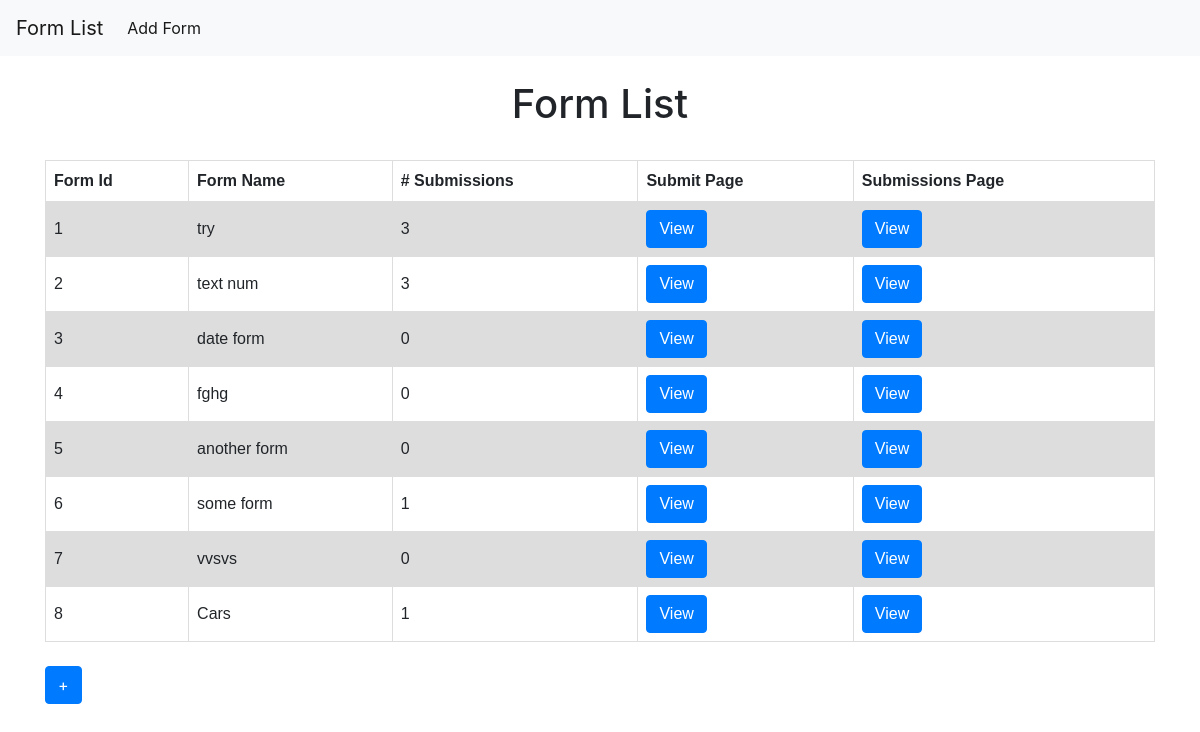
/form_builder/, run on an earlier commit of the app's database.
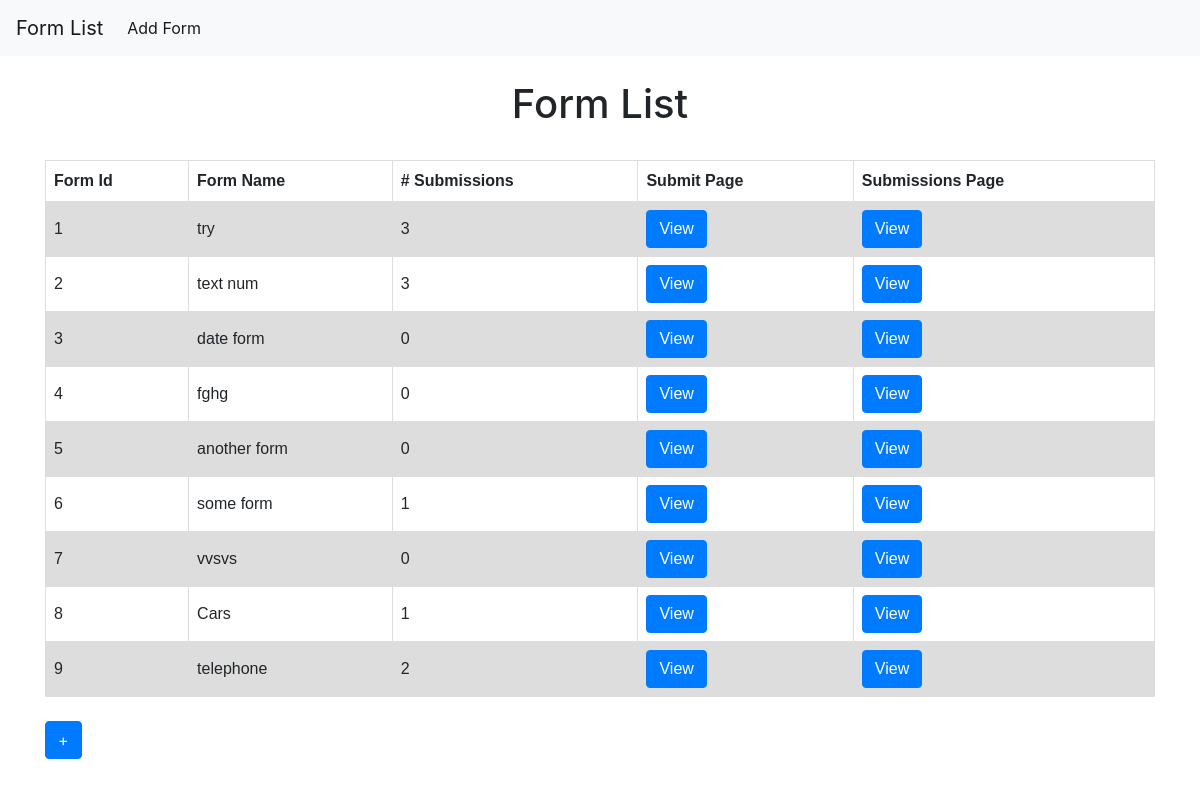
And on a later commit of the database.
### form_creator/models.py (models this page shows, shortened)
class UserForm(models.Model):
	name = models.CharField(max_length=50)
	submissions_counter = models.PositiveSmallIntegerField(default=0)

### form_creator/views.py (the view)
# urls.py: path('', views.FormListView.as_view(), name='form_list'),
class FormListView(ListView):
	context_object_name = 'form_list'
	queryset = UserForm.objects.all()
	template_name = 'form_list.html'

### form_creator/templates/form_list.html (shortened to what this page needs)
{% extends 'base.html' %}
{% block content %}
	<br>
	<h1 align="center">Form List</h1>
	<br>
	<table>
			{% if form_list %}
				<tr>
					<th>Form Id</th>
					<th>Form Name</th>
					<th># Submissions</th>
					<th>Submit Page</th>
					<th>Submissions Page</th>
				</tr>
				{% for each in form_list  %}
				<tr>
					<td></td>
					<td>{{ each.name }}</td>
					<td>{{ each.submissions_counter }}</td>
					<td>
						<a href="{% url 'form_submit' form_id=each.pk %}"
						class="btn btn-primary">
						 View</a>
					</td>
					<td>
						<a href="{% url 'form_submissions' form_id=each.pk %}"
						class="btn btn-primary">
							View</a>
					</td>
				</tr>
				{% endfor %}
			{% else %}
				<h5>There are no forms yet...</h5>
			{% endif %}
	</table>
	<br>
	<a href="{% url 'form_create' %}" class="btn btn-primary">+</a>
{% endblock content %}

### wix_form_builder/templates/base.html (shortened to what this page needs)
{% load staticfiles %}
<!doctype html>
<html lang="en">
  <head>
	<link rel="stylesheet" href="https://stackpath.bootstrapcdn.com/bootstrap/4.1.3/css/bootstrap.min.css">
  </head>
  <body>
    <header>
		<nav class="navbar navbar-expand-lg navbar-light bg-light">
			<a class="navbar-brand" href="/form_builder/">Form List</a>
			<div class="collapse navbar-collapse" id="navbarSupportedContent">
				<ul class="navbar-nav mr-auto">
				<li class="nav-item active">
					<a class="nav-link" href="/form_builder/create">Add Form <span class="sr-only">(current)</span></a>
				</li>
			</div>
		</nav>
    </header>
    <div class="container">
    {% block content %}{% endblock %}
    </div>
  </body>
</html>

### wix_form_builder/templates/base.html (style rules this page uses)
table { font-family: arial, sans-serif; border-collapse: collapse; width: 100%; }
td, th { border: 1px solid #dddddd; text-align: left; padding: 8px; }
tr:nth-child(even) { background-color: #dddddd; }

### wix_form_builder/templates/_table_counter.html (style rules this page uses)
table { counter-reset: rowNumber; }
table tr > td:first-child { counter-increment: rowNumber; }
table tr td:first-child::before { content: counter(rowNumber); min-width: 1em; margin-right: 0.5em; }

What changed in the data, as far as the page shows it:
added UserForm: name "telephone", submissions_counter "2"
